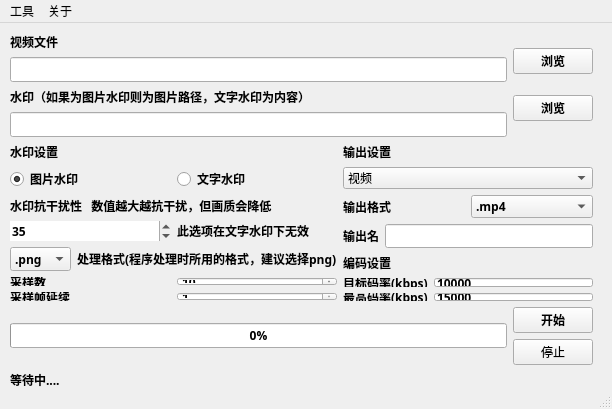
<?xml version="1.0" encoding="UTF-8"?>
<ui version="4.0">
 <class>MainWindow</class>
 <widget class="QMainWindow" name="MainWindow">
  <property name="geometry">
   <rect>
    <x>0</x>
    <y>0</y>
    <width>612</width>
    <height>409</height>
   </rect>
  </property>
  <property name="windowTitle">
   <string>不可见水印工具  codeby：吐槽大神_Official</string>
  </property>
  <property name="windowIcon">
   <iconset resource="../gui/res.qrc">
    <normaloff>:/icon/C:/Users/27698/Downloads/reico.ico</normaloff>:/icon/C:/Users/27698/Downloads/reico.ico</iconset>
  </property>
  <widget class="QWidget" name="centralwidget">
   <widget class="QWidget" name="layoutWidget">
    <property name="geometry">
     <rect>
      <x>10</x>
      <y>10</y>
      <width>583</width>
      <height>356</height>
     </rect>
    </property>
    <layout class="QGridLayout" name="gridLayout_2">
     <item row="0" column="0" colspan="2">
      <layout class="QHBoxLayout" name="horizontalLayout">
       <item>
        <layout class="QVBoxLayout" name="verticalLayout">
         <item>
          <widget class="QLabel" name="label">
           <property name="font">
            <font>
             <family>Source Han Sans Bold</family>
             <bold>true</bold>
            </font>
           </property>
           <property name="text">
            <string>视频文件</string>
           </property>
          </widget>
         </item>
         <item>
          <widget class="QLineEdit" name="videofile">
           <property name="font">
            <font>
             <family>Source Han Sans Bold</family>
             <bold>true</bold>
            </font>
           </property>
          </widget>
         </item>
         <item>
          <widget class="QLabel" name="label_2">
           <property name="font">
            <font>
             <family>Source Han Sans Bold</family>
             <bold>true</bold>
            </font>
           </property>
           <property name="text">
            <string>水印（如果为图片水印则为图片路径，文字水印为内容）</string>
           </property>
          </widget>
         </item>
         <item>
          <widget class="QLineEdit" name="imagefile">
           <property name="font">
            <font>
             <family>Source Han Sans Bold</family>
             <bold>true</bold>
            </font>
           </property>
          </widget>
         </item>
        </layout>
       </item>
       <item>
        <layout class="QVBoxLayout" name="verticalLayout_2">
         <item>
          <widget class="QPushButton" name="browservideo">
           <property name="font">
            <font>
             <family>Source Han Sans Bold</family>
             <bold>true</bold>
            </font>
           </property>
           <property name="text">
            <string>浏览</string>
           </property>
          </widget>
         </item>
         <item>
          <widget class="QPushButton" name="browserimage">
           <property name="font">
            <font>
             <family>Source Han Sans Bold</family>
             <bold>true</bold>
            </font>
           </property>
           <property name="text">
            <string>浏览</string>
           </property>
          </widget>
         </item>
        </layout>
       </item>
      </layout>
     </item>
     <item row="1" column="0">
      <layout class="QVBoxLayout" name="verticalLayout_3">
       <item>
        <widget class="QLabel" name="label_3">
         <property name="font">
          <font>
           <family>Source Han Sans Bold</family>
           <bold>true</bold>
          </font>
         </property>
         <property name="text">
          <string>水印设置</string>
         </property>
        </widget>
       </item>
       <item>
        <layout class="QHBoxLayout" name="horizontalLayout_2">
         <item>
          <widget class="QRadioButton" name="imagewm">
           <property name="font">
            <font>
             <family>Source Han Sans Bold</family>
             <bold>true</bold>
            </font>
           </property>
           <property name="tabletTracking">
            <bool>false</bool>
           </property>
           <property name="text">
            <string>图片水印</string>
           </property>
           <property name="checked">
            <bool>true</bool>
           </property>
          </widget>
         </item>
         <item>
          <widget class="QRadioButton" name="textwm">
           <property name="font">
            <font>
             <family>Source Han Sans Bold</family>
             <bold>true</bold>
            </font>
           </property>
           <property name="text">
            <string>文字水印</string>
           </property>
          </widget>
         </item>
        </layout>
       </item>
       <item>
        <widget class="QLabel" name="label_4">
         <property name="font">
          <font>
           <family>Source Han Sans Bold</family>
           <bold>true</bold>
          </font>
         </property>
         <property name="text">
          <string>水印抗干扰性   数值越大越抗干扰，但画质会降低</string>
         </property>
        </widget>
       </item>
       <item>
        <layout class="QHBoxLayout" name="horizontalLayout_3">
         <item>
          <widget class="QSpinBox" name="wm_quality">
           <property name="font">
            <font>
             <family>Source Han Sans Bold</family>
             <bold>true</bold>
            </font>
           </property>
           <property name="frame">
            <bool>false</bool>
           </property>
           <property name="minimum">
            <number>1</number>
           </property>
           <property name="maximum">
            <number>200</number>
           </property>
           <property name="singleStep">
            <number>1</number>
           </property>
           <property name="value">
            <number>35</number>
           </property>
          </widget>
         </item>
         <item>
          <widget class="QLabel" name="label_5">
           <property name="font">
            <font>
             <family>Source Han Sans Bold</family>
             <bold>true</bold>
            </font>
           </property>
           <property name="text">
            <string>此选项在文字水印下无效</string>
           </property>
          </widget>
         </item>
        </layout>
       </item>
       <item>
        <layout class="QHBoxLayout" name="horizontalLayout_5">
         <item>
          <widget class="QComboBox" name="filttype">
           <property name="font">
            <font>
             <family>Source Han Sans Bold</family>
             <bold>true</bold>
            </font>
           </property>
           <item>
            <property name="text">
             <string>.png</string>
            </property>
           </item>
           <item>
            <property name="text">
             <string>.jpg</string>
            </property>
           </item>
           <item>
            <property name="text">
             <string>.jpeg</string>
            </property>
           </item>
           <item>
            <property name="text">
             <string>.bmp</string>
            </property>
           </item>
          </widget>
         </item>
         <item>
          <widget class="QLabel" name="label_7">
           <property name="font">
            <font>
             <family>Source Han Sans Bold</family>
             <bold>true</bold>
            </font>
           </property>
           <property name="text">
            <string>处理格式(程序处理时所用的格式，建议选择png)</string>
           </property>
          </widget>
         </item>
        </layout>
       </item>
       <item>
        <layout class="QVBoxLayout" name="verticalLayout_7">
         <item>
          <layout class="QHBoxLayout" name="horizontalLayout_11">
           <item>
            <widget class="QLabel" name="label_13">
             <property name="font">
              <font>
               <family>Source Han Sans Bold</family>
               <bold>true</bold>
              </font>
             </property>
             <property name="text">
              <string>采样数</string>
             </property>
            </widget>
           </item>
           <item>
            <widget class="QSpinBox" name="sampletime">
             <property name="font">
              <font>
               <family>Source Han Sans Bold</family>
               <bold>true</bold>
              </font>
             </property>
             <property name="minimum">
              <number>1</number>
             </property>
             <property name="maximum">
              <number>9999</number>
             </property>
             <property name="value">
              <number>10</number>
             </property>
            </widget>
           </item>
          </layout>
         </item>
         <item>
          <layout class="QHBoxLayout" name="horizontalLayout_10">
           <item>
            <widget class="QLabel" name="label_14">
             <property name="font">
              <font>
               <family>Source Han Sans Bold</family>
               <bold>true</bold>
              </font>
             </property>
             <property name="text">
              <string>采样帧延续</string>
             </property>
            </widget>
           </item>
           <item>
            <widget class="QSpinBox" name="peroid">
             <property name="font">
              <font>
               <family>Source Han Sans Bold</family>
               <bold>true</bold>
              </font>
             </property>
             <property name="minimum">
              <number>1</number>
             </property>
             <property name="maximum">
              <number>9999</number>
             </property>
             <property name="value">
              <number>1</number>
             </property>
            </widget>
           </item>
          </layout>
         </item>
        </layout>
       </item>
      </layout>
     </item>
     <item row="1" column="1">
      <layout class="QVBoxLayout" name="verticalLayout_5">
       <item>
        <widget class="QLabel" name="label_6">
         <property name="font">
          <font>
           <family>Source Han Sans Bold</family>
           <bold>true</bold>
          </font>
         </property>
         <property name="text">
          <string>输出设置</string>
         </property>
        </widget>
       </item>
       <item>
        <layout class="QHBoxLayout" name="horizontalLayout_4">
         <item>
          <widget class="QComboBox" name="comboBox">
           <item>
            <property name="text">
             <string>视频</string>
            </property>
           </item>
           <item>
            <property name="text">
             <string>图片</string>
            </property>
           </item>
          </widget>
         </item>
        </layout>
       </item>
       <item>
        <layout class="QHBoxLayout" name="horizontalLayout_6">
         <item>
          <widget class="QLabel" name="label_8">
           <property name="font">
            <font>
             <family>Source Han Sans Bold</family>
             <bold>true</bold>
            </font>
           </property>
           <property name="text">
            <string>输出格式</string>
           </property>
          </widget>
         </item>
         <item>
          <widget class="QComboBox" name="vtype">
           <property name="font">
            <font>
             <family>Source Han Sans Bold</family>
             <bold>true</bold>
            </font>
           </property>
           <item>
            <property name="text">
             <string>.mp4</string>
            </property>
           </item>
           <item>
            <property name="text">
             <string>.avi</string>
            </property>
           </item>
           <item>
            <property name="text">
             <string>.mkv</string>
            </property>
           </item>
           <item>
            <property name="text">
             <string>.flv</string>
            </property>
           </item>
          </widget>
         </item>
        </layout>
       </item>
       <item>
        <layout class="QHBoxLayout" name="horizontalLayout_7">
         <item>
          <widget class="QLabel" name="label_9">
           <property name="font">
            <font>
             <family>Source Han Sans Bold</family>
             <bold>true</bold>
            </font>
           </property>
           <property name="text">
            <string>输出名</string>
           </property>
          </widget>
         </item>
         <item>
          <widget class="QLineEdit" name="output">
           <property name="font">
            <font>
             <family>Source Han Sans Bold</family>
             <bold>true</bold>
            </font>
           </property>
          </widget>
         </item>
        </layout>
       </item>
       <item>
        <widget class="QLabel" name="label_10">
         <property name="font">
          <font>
           <family>Source Han Sans Bold</family>
           <bold>true</bold>
          </font>
         </property>
         <property name="text">
          <string>编码设置</string>
         </property>
        </widget>
       </item>
       <item>
        <layout class="QVBoxLayout" name="verticalLayout_4">
         <item>
          <layout class="QHBoxLayout" name="horizontalLayout_8">
           <item>
            <widget class="QLabel" name="label_11">
             <property name="font">
              <font>
               <family>Source Han Sans Bold</family>
               <bold>true</bold>
              </font>
             </property>
             <property name="text">
              <string>目标码率(kbps)</string>
             </property>
            </widget>
           </item>
           <item>
            <widget class="QLineEdit" name="dkbps">
             <property name="font">
              <font>
               <family>Source Han Sans Bold</family>
               <bold>true</bold>
              </font>
             </property>
             <property name="text">
              <string>10000</string>
             </property>
            </widget>
           </item>
          </layout>
         </item>
         <item>
          <layout class="QHBoxLayout" name="horizontalLayout_9">
           <item>
            <widget class="QLabel" name="label_12">
             <property name="font">
              <font>
               <family>Source Han Sans Bold</family>
               <bold>true</bold>
              </font>
             </property>
             <property name="text">
              <string>最高码率(kbps)</string>
             </property>
            </widget>
           </item>
           <item>
            <widget class="QLineEdit" name="maxkbps">
             <property name="font">
              <font>
               <family>Source Han Sans Bold</family>
               <bold>true</bold>
              </font>
             </property>
             <property name="text">
              <string>15000</string>
             </property>
            </widget>
           </item>
          </layout>
         </item>
        </layout>
       </item>
      </layout>
     </item>
     <item row="2" column="0" colspan="2">
      <layout class="QVBoxLayout" name="verticalLayout_8">
       <item>
        <layout class="QHBoxLayout" name="horizontalLayout_12">
         <item>
          <widget class="QProgressBar" name="processbar_bo">
           <property name="font">
            <font>
             <family>Source Han Sans Bold</family>
             <bold>true</bold>
            </font>
           </property>
           <property name="value">
            <number>0</number>
           </property>
          </widget>
         </item>
         <item>
          <layout class="QVBoxLayout" name="verticalLayout_6">
           <item>
            <widget class="QPushButton" name="buton_start">
             <property name="font">
              <font>
               <family>Source Han Sans Bold</family>
               <bold>true</bold>
              </font>
             </property>
             <property name="text">
              <string>开始</string>
             </property>
            </widget>
           </item>
           <item>
            <widget class="QPushButton" name="stopbutton">
             <property name="text">
              <string>停止</string>
             </property>
            </widget>
           </item>
          </layout>
         </item>
        </layout>
       </item>
       <item>
        <widget class="QLabel" name="operation_label">
         <property name="font">
          <font>
           <family>Source Han Sans Bold</family>
           <bold>true</bold>
          </font>
         </property>
         <property name="text">
          <string>等待中....</string>
         </property>
        </widget>
       </item>
      </layout>
     </item>
    </layout>
   </widget>
  </widget>
  <widget class="QMenuBar" name="menubar">
   <property name="geometry">
    <rect>
     <x>0</x>
     <y>0</y>
     <width>612</width>
     <height>22</height>
    </rect>
   </property>
   <widget class="QMenu" name="menu">
    <property name="title">
     <string>工具</string>
    </property>
    <addaction name="genimg"/>
    <addaction name="recqrcode"/>
    <addaction name="genqrcode"/>
    <addaction name="manr"/>
    <addaction name="recover"/>
    <addaction name="actionnihao"/>
   </widget>
   <widget class="QMenu" name="about">
    <property name="title">
     <string>关于</string>
    </property>
    <addaction name="actionabout"/>
   </widget>
   <addaction name="menu"/>
   <addaction name="about"/>
  </widget>
  <widget class="QStatusBar" name="statusbar"/>
  <action name="genimg">
   <property name="text">
    <string>文字生成图片</string>
   </property>
  </action>
  <action name="recqrcode">
   <property name="text">
    <string>二维码识别</string>
   </property>
  </action>
  <action name="genqrcode">
   <property name="text">
    <string>二维码生成</string>
   </property>
  </action>
  <action name="initialflodar">
   <property name="text">
    <string>初始化文件夹</string>
   </property>
  </action>
  <action name="recover">
   <property name="text">
    <string>读取水印</string>
   </property>
  </action>
  <action name="actionabout">
   <property name="text">
    <string>about</string>
   </property>
  </action>
  <action name="manr">
   <property name="text">
    <string>手动读取水印</string>
   </property>
  </action>
  <action name="actionnihao">
   <property name="text">
    <string>生成单张图片水印</string>
   </property>
  </action>
 </widget>
 <resources>
  <include location="../gui/res.qrc"/>
 </resources>
 <connections/>
</ui>
